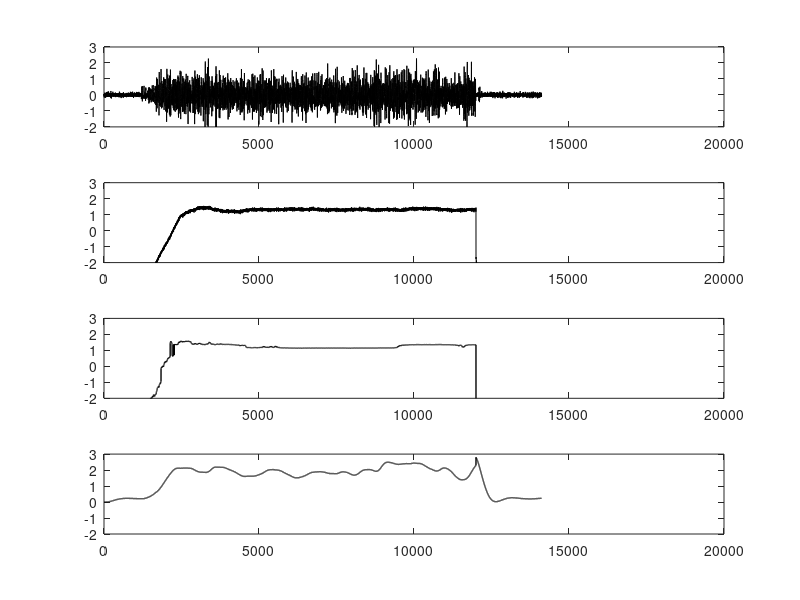

Here is the MATLAB script that generated this plot:
% % A NONLINEAR FILTER FOR ONLINE BAYESIAN ESTIMATION OF MYOELECTRIC SIGNALS
% % 
% % 
% % Terence D. Sanger, MD PhD
% % Div. Child Neurology and Movement Disorders
% % Stanford University Medical Center
% % 300 Pasteur, room A345
% % Stanford, CA 94305-5235 USA
% % (650)736-2154  fax: 725-7459
% % sanger@stanford.edu


%%%%%%%%%%%%%%%%%%%%%%%%%%%%%%
%
% Preliminary section: load data, set constants, initialize variables
%
%%%%%%%%%%%%%%%%%%%%%%%%%%%%%%

%set parameters
samplerate = 1000;  %samples per second
noutputs = 50;      %output quantization levels
ratemax = 1.0;        %rectified EMG is normalized to max value of 1
inscale = 4.0;        %arbitrary input scaling 
alpha = 0.0001 / samplerate;                %sets diffusion rate
beta = 1e-24 / (noutputs * samplerate);     %sets probability of sudden jumps

%load the data
v = load('EMGdata.txt');    %datafile has 3 columns:  torque, bicepsEMG, tricepsEMG
biceps = v(2,:)';
triceps = v(3,:)';
torque = v(1,:)';

%calculate rectified EMG after removing the mean, and normalize
%here, we use only biceps and thus cannot approximate extensor torque
emg_nochop = abs(biceps - mean(biceps));               %essential to remove the mean before rectifying
emg = inscale * ratemax * emg_nochop / max(emg_nochop);       %input prescaling to use full output range
emg(emg>ratemax) = ratemax;                     %make sure we don't go over

%initialize variables
%   x is the latent variable (the driving rate)
%   MAP is the output estimate
x = linspace(ratemax/noutputs, ratemax, noutputs)';  %don't start with zero because requires n=0 exactly to match
MAP = zeros(length(emg),1);                     %store the bayes estimates
g = [(alpha/2) (1 - alpha) (alpha/2)];          %approximate spatial second derivative operator

%%%%%%%%%%%%%%%%%%%%%%%%%%%%%%
%
% Following is the main section of the algorithm; steps are numbered as in the text
%
%%%%%%%%%%%%%%%%%%%%%%%%%%%%%%

%1.	Initialize p(x,0) = 1;
prior = ones(noutputs,1) / noutputs;            %start with uniform prior

for t=1:length(emg) %iterate for each sample of EMG
    
    %2.	Forward propagate p(x,t-) ?    %           ?p(x-?,t-1)+(1-2?)p(x,t-1)+?p(x+?,t-1)+?+(1-?)p(x,t-1);
    prior = filtfilt(g, 1, prior);              %drift term by convolving with second derivative operator
    prior = beta + (1-beta) * prior;            %sets probability of a sudden jump
    
    %3.	Measure the rectified emg;
    emgval = emg(t);                            %if this were online, would read a new sample here
    
    %4.	Calculate the posterior likelihood function 
    %       P(x,t) ?P(emg|x)p(x,t-);
    measurement_model = exp(-emgval./x) ./ x;   %exponential model for P(emg|x)
    posterior = measurement_model .* prior;     %calculate posterior density using Bayes rule
    
    %5.	Output the signal estimate MAP(x(t)) = argmax P(x,t);
    pp = min(find(posterior == max(posterior)));    %find the maximum of the posterior density
    if (pp > 1 && pp < length(posterior)),          %interpolate to find the zero 
        dL = posterior(pp-1) - posterior(pp);  
        dR = posterior(pp) - posterior(pp+1); 
        PeakIndex = (pp - .5 - (dL / (dR - dL)));   %index runs from 1 to noutputs
    else
        PeakIndex = pp;    %if maximum occurs at an endpoint do not interpolate
    end
    MAP(t) = (ratemax / (noutputs-1)) * PeakIndex;  %convert index of peak value to scaled EMG value
    
    %6.	Divide p(x,t) by a constant C so that  ?p(x,t) dx = 1;
    posterior = posterior / sum(posterior);        %normalize the density
    
    %7.	Repeat from step 2;
    prior = posterior;                          %prior for next iteration is posterior from this iteration
end



%%%%%%%%%%%%%%%%%%%%%%%%%%%%%%%%%%%%%%%%%%%%%%%%%%%%%%%%%%%%%%%%%%%%%%%%%%%%%%%%%%%%%%%%%%%%%%%%%%%%%%%%%%%%%%%%%%%%%%%%%%%%%%%%%%%%%%%%%%%
%Linear butterworth filter

fs=1000;fp_high=40;fp_low=20;fp_low1=10;fp_low2=5;fp_low3=2;fp_low4=1;
wp=fp_high/(fs/2);
[b1,a1] = butter(3,wp,'high');
% data=load('butter_data11.txt');
% data=data(732:1170,1);
l=length(emg_nochop);
t=0:1/fs:(l-1)/fs;
f=(0:l-1)*fs/l;
X=fft(emg_nochop,l);
mag1=abs(X);
y=filter(b1,a1,emg_nochop);
Y=fft(y,l);
mag2=abs(Y);

ws=fp_low/(fs/2);
ws1=fp_low1/(fs/2);
ws2=fp_low2/(fs/2);
ws3=fp_low3/(fs/2);
ws4=fp_low4/(fs/2);
[b2,a2] = butter(3,ws,'low');
y=filter(b2,a2,emg_nochop);
Y=fft(y,l);
mag=abs(Y);

[c1,d1] = butter(3,ws1,'low');
y1=filter(c1,d1,emg_nochop);
Y1=fft(y1,l);
mag1=abs(Y1);
[c2,d2] = butter(3,ws2,'low');
y2=filter(c2,d2,emg_nochop);
Y2=fft(y2,l);
mag2=abs(Y2);
[c3,d3] = butter(3,ws3,'low');
y3=filter(c3,d3,emg_nochop);
Y3=fft(y3,l);
mag3=abs(Y3);
[c4,d4] = butter(3,ws4,'low');
y4=filter(c4,d4,emg_nochop);
Y4=fft(y4,l);
mag4=abs(Y4);





%% show results
emg_nochop_re = biceps - mean(biceps);

emg_nochop_re(12000:13000)=[];
torque(12000:13000)=[];
MAP(12000:13000)=[];
y4(12000:13000)=[];




figure(1)
clf;
hold on
biceps_emg = abs(biceps - mean(biceps(1:500)));
subplot(411);
plot(emg_nochop_re*7000*2, 'k');
ylim([-2 3]);
subplot(412);
plot(normalize(torque)*2, 'k');
ylim([-2 3]);
subplot(413);
plot(normalize(MAP)*2,'k', 'linewidth', 1.0);
ylim([-2 3]);
subplot(414);
plot(y4*7000*4*2, 'k', 'linewidth', 1.0);
ylim([-2 3]);
hold off
